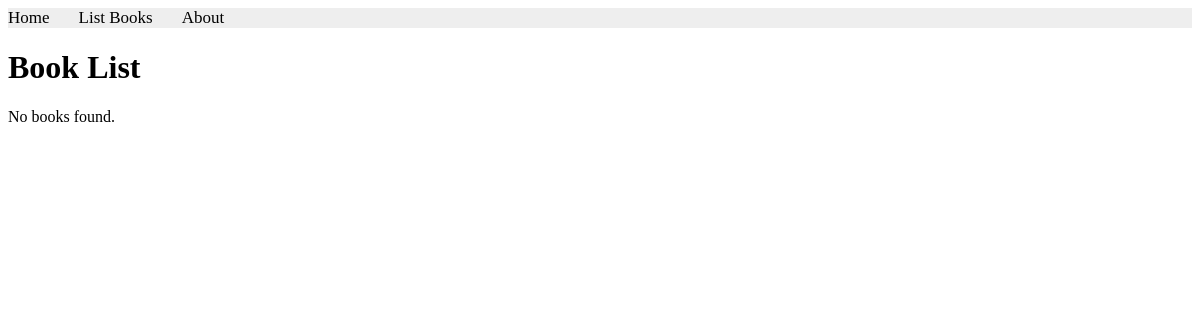
Page /books/simple/query/ on the earlier database version.
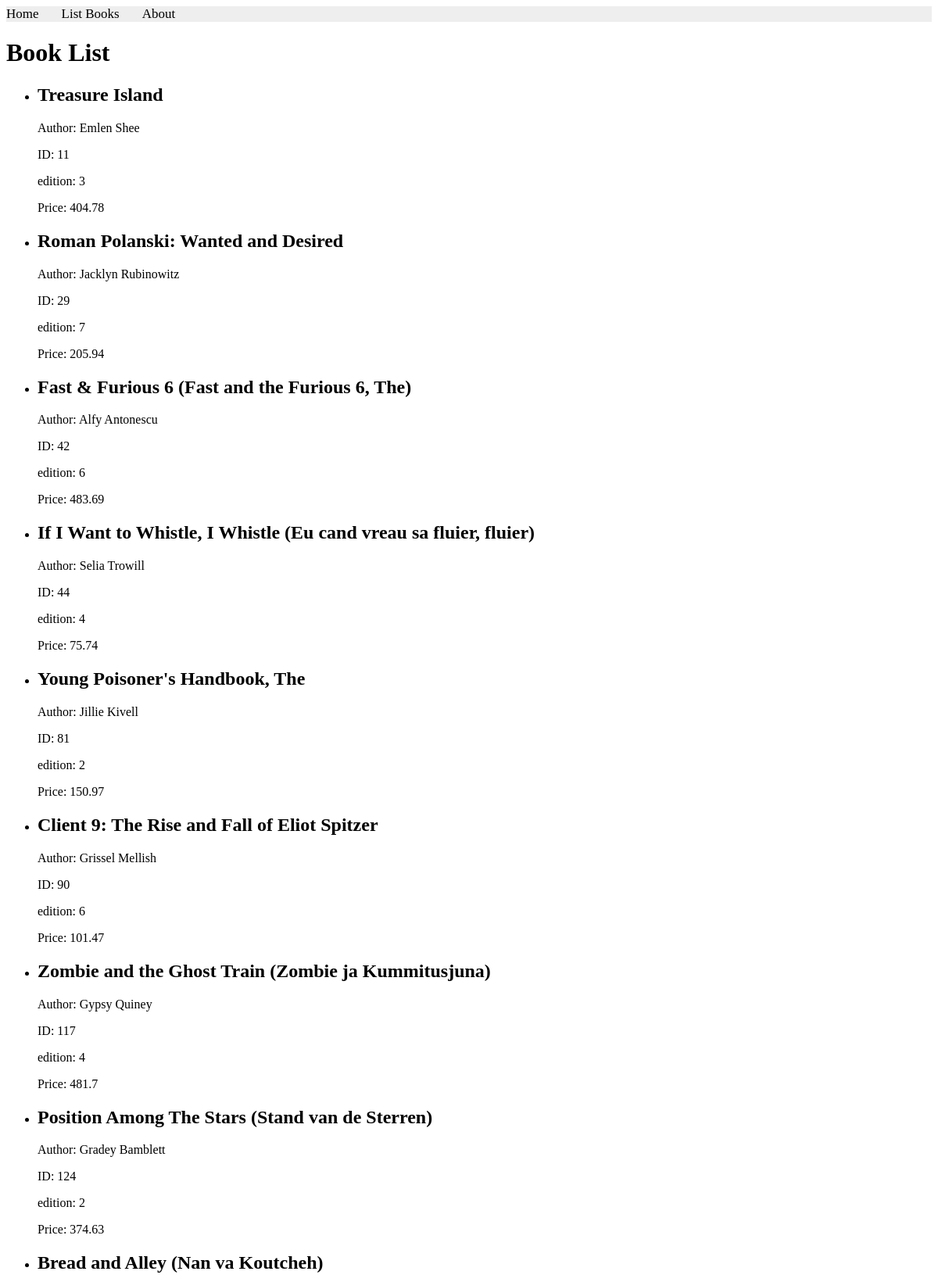
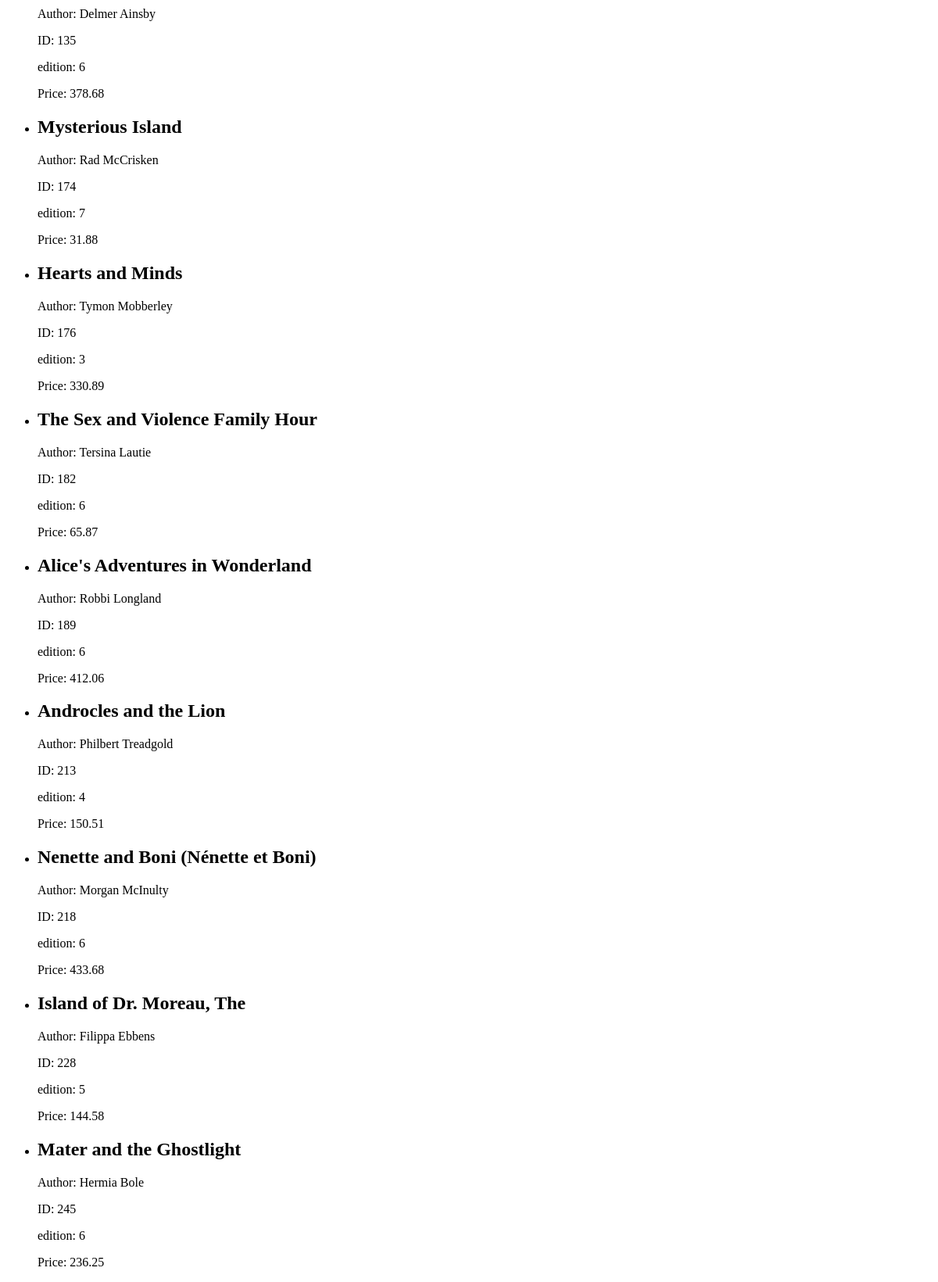
Same page on the later database version (2 pictures, top to bottom).
### apps/bookmodule/models.py (models this page shows)
class Book(models.Model):
    title = models.CharField(max_length = 50)
    author = models.CharField(max_length = 50)
    price = models.FloatField(default = 0.0)
    edition = models.SmallIntegerField(default = 1)

### apps/bookmodule/views.py (the view)
# urls.py: path('simple/query/',views.simple_query, name="books.simple_query"),
def simple_query(request):
    mybooks=Book.objects.filter(title__icontains='and')
    return render(request,'bookmodule/bookList.html', {"books":mybooks})

### apps/templates/bookmodule/bookList.html (shortened to what this page needs)
<html lang="en">
<head>
{% extends "layouts/base.html" %}
{% load static %}
{% block content %}
    <h1>Book List</h1>
    {% if books %}
        <ul>
        {% for book in books %}
            <li>
                <h2>{{ book.title }}</h2>
                <p>Author: {{ book.author }}</p>
                <p>ID: {{ book.id }}</p>
                <p>edition: {{book.edition}}</p>
                <p>Price: {{book.price}}</p>
            </li>
        {% endfor %}
        </ul>
    {% else %}
        <p>No books found.</p>
    {% endif %}
{% endblock content %}

### apps/templates/layouts/base.html (shortened to what this page needs)
<!DOCTYPE html>
<html>
{% load static %}
<head>
 <link rel="stylesheet" href="{% static 'style.css' %}">
 <link rel="stylesheet" href="https://cdnjs.cloudflare.com/ajax/libs/fontawesome/4.7.0/css/font-awesome.min.css">
</head>
<body>
 {% include "includes/header.html" %}
 {% block content %} {% endblock content %}
</body>
</html>

### apps/templates/includes/header.html
{% with request.resolver_match.url_name as url_name %}
<div class="topnav">
 <a class="{% if url_name == 'books.index' %}active{% endif %}" href="{% url 'books.index' %}">Home</a>
 <a class="{% if url_name == 'books.list_books' %}active{% endif %}" href="{% url 'books.list_books' %}">List Books</a>
 <a class="{% if url_name == 'books.aboutus' %}active{% endif %}" href="{% url 'books.aboutus' %}">About</a>
</div>
{% endwith %}

### apps/static/style.css (style rules this page uses)
.topnav { background-color: #eeeeee; width: 100%; }
.topnav a { color: #000000; text-align: center; margin-right: 25px; text-decoration: none; font-size: 17px; }

Differences in the rows shown:
added Book: title "Treasure Island", author "Emlen Shee", id "11", edition "3", price "404.78"
added Book: title "Roman Polanski: Wanted and Desired", author "Jacklyn Rubinowitz", id "29", edition "7", price "205.94"
added Book: title "Fast & Furious 6 (Fast and the Furious 6, The)", author "Alfy Antonescu", id "42", edition "6", price "483.69"
added Book: title "If I Want to Whistle, I Whistle (Eu cand vreau sa fluier, fluier)", author "Selia Trowill", id "44", edition "4", price "75.74"
added Book: title "Young Poisoner's Handbook, The", author "Jillie Kivell", id "81", edition "2", price "150.97"
added Book: title "Client 9: The Rise and Fall of Eliot Spitzer", author "Grissel Mellish", id "90", edition "6", price "101.47"
added Book: title "Zombie and the Ghost Train (Zombie ja Kummitusjuna)", author "Gypsy Quiney", id "117", edition "4", price "481.7"
added Book: title "Position Among The Stars (Stand van de Sterren)", author "Gradey Bamblett", id "124", edition "2", price "374.63"
added Book: title "Bread and Alley (Nan va Koutcheh)", author "Delmer Ainsby", id "135", edition "6", price "378.68"
added Book: title "Mysterious Island", author "Rad McCrisken", id "174", edition "7", price "31.88"
added Book: title "Hearts and Minds", author "Tymon Mobberley", id "176", edition "3", price "330.89"
added Book: title "The Sex and Violence Family Hour", author "Tersina Lautie", id "182", edition "6", price "65.87"
added Book: title "Alice's Adventures in Wonderland", author "Robbi Longland", id "189", edition "6", price "412.06"
added Book: title "Androcles and the Lion", author "Philbert Treadgold", id "213", edition "4", price "150.51"
added Book: title "Nenette and Boni (Nénette et Boni)", author "Morgan McInulty", id "218", edition "6", price "433.68"
added Book: title "Island of Dr. Moreau, The", author "Filippa Ebbens", id "228", edition "5", price "144.58"
added Book: title "Mater and the Ghostlight", author "Hermia Bole", id "245", edition "6", price "236.25"
Other differences:
text no longer shown: "No books found."
